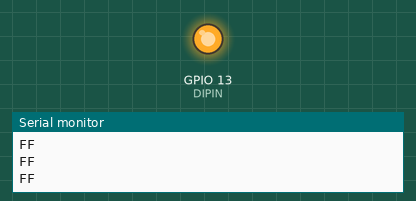
Bench run of a sketch on a simulated ESP8266 (NodeMCU). Shown: output pins drawn as LEDs (lit = HIGH), the last lines printed to the serial monitor. WiFi joins after 1.5 s; servers stay silent unless stated; the local clock reads 2024-03-15 10:24:30 at power-on unless the sketch sets it; pins used as bus, display or sensor lines are not drawn.

Above: at 0.1 s.
At 38.1 s:
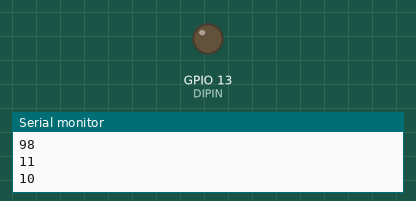
Timing chart, 0 to 40.0 s (numbered marks = the images above):
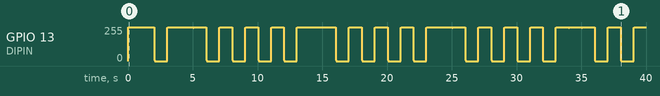

The sketch:

SMS0609_ESP8266_WifiClock.ino
```cpp
// Author: nhan.pro41
// Build date: 8/3013
#include <time.h>
#include <Ticker.h>
#include <ESP8266WiFi.h>

Ticker flip;
#define CLKPIN 12
#define DIPIN 13
const char *ssid = " nnn";  // SSID
const char *password = "nnn";

String dayOfWeek, thang, ngay, gio, phut, giay, nam;
int hour, minute, sec;

#define NUMBERS 6
//
unsigned char Num1_Ram;  //
unsigned char Num2_Ram;  //
unsigned char Num3_Ram;  //
unsigned char Num4_Ram;
unsigned char Num5_Ram;  //
unsigned char Num6_Ram;  //
unsigned char buf;
// 1-7 seg : EDCHBAFG  , need to change if your LCD is diferrents
//unsigned char NUMCODETAB[] = { 0xEE, 0x28, 0xCD, 0x6D, 0x2B, 0x67, 0xE7, 0x2C, 0xEF, 0x6F }; // noninverted

unsigned char NUMCODETAB[] = { 0x11, 0xD7, 0x32, 0x92, 0xD4, 0x98, 0x18, 0xD3, 0x10, 0x90 };  // 0,1,2,..9 inverted

void setup() {
  // put your setup code here, to run once:
  Serial.begin(9600);
  pinMode(CLKPIN, OUTPUT);
  pinMode(DIPIN, OUTPUT);

  Serial.println("Connecting Wifi.....");
  WiFi.begin(ssid, password);

  String IPaddress = WiFi.localIP().toString();
  Serial.println(IPaddress);
  configTime(7 * 3600, 0, "pool.ntp.org", "time.nist.gov");
  updateTime();
  while (nam.toInt() < 2000) {

    updateTime();
    Serial.println("years < 2000");
    delay(1000);
  }
  flip.attach(1, interrupTimer);
  clear_LCD();
}

void loop() {
}
void interrupTimer() {

  sec++;
  if (sec == 60) {
    minute++;
    sec = 0;
  }

  if (minute == 60) {
    hour++;
    minute = 0;
  }
  if (hour == 24) {
    hour = 0;
    updateTime();
    Serial.println("update time after 24h");
  }
  Serial.print(hour);
  Serial.print(":");
  Serial.print(minute);
  Serial.print(":");
  Serial.println(sec);
  numfill();
  //clear_LCD();
  display_LCD();
}
void updateTime() {
  time_t now = time(nullptr);
  String data = ctime(&now);
  // Serial.println("updated time");

  String ngayTrongTuan = data.substring(0, 3);
  String month = data.substring(4, 7);
  ngay = data.substring(8, 10);
  gio = data.substring(11, 13);
  phut = data.substring(14, 16);
  giay = data.substring(17, 19);
  nam = data.substring(20, 24);
  //Biến đổi
  ngayTrongTuan.toUpperCase();
  ngay.trim();
  if (ngayTrongTuan == "MON")
    dayOfWeek = "MONDAY";
  else if (ngayTrongTuan == "TUE")
    dayOfWeek = "TUESDAY";
  else if (ngayTrongTuan == "WED")
    dayOfWeek = "WEDNESDAY";
  else if (ngayTrongTuan == "THU")
    dayOfWeek = "THURSDAY";
  else if (ngayTrongTuan == "FRI")
    dayOfWeek = "FRIDAY";
  else if (ngayTrongTuan == "SAT")
    dayOfWeek = "SATURDAY";
  else if (ngayTrongTuan == "SUN")
    dayOfWeek = "SUNDAY";
  if (ngay.toInt() < 10) {
    ngay = "0" + ngay;
  }
  if (month == "Jan")
    thang = "01";
  else if (month == "Feb")
    thang = "02";
  else if (month == "Mar")
    thang = "03";
  else if (month == "Apr")
    thang = "04";
  else if (month == "May")
    thang = "05";
  else if (month == "Jun")
    thang = "06";
  else if (month == "Jul")
    thang = "07";
  else if (month == "Aug")
    thang = "08";
  else if (month == "Sep")
    thang = "09";
  else if (month == "Oct")
    thang = "10";
  else if (month == "Nov")
    thang = "11";
  else if (month == "Dec")
    thang = "12";
  hour = gio.toInt();
  minute = phut.toInt();
  sec = giay.toInt();
}
void clear_LCD() {
  //Clear LCD
  for (int i = 0; i < 7; i++) {
    transbyte(0xff);
  }
}
void transbyte(unsigned char d) {
  Serial.println(d, HEX);
  unsigned char i;
  for (i = 0; i < 8; i++) {
    if ((d & 0x1) == 0x1)
      transbit(1);
    else
      transbit(0);
    d >>= 1;
  }
}
void transbit(int d) {

  digitalWrite(DIPIN, d);
  digitalWrite(DIPIN, d); // nothing but a bit of delay

  digitalWrite(CLKPIN, 1);
  digitalWrite(CLKPIN, 1); // nothing but a bit of delay

  digitalWrite(CLKPIN, 0);
  digitalWrite(CLKPIN, 0);// nothing but a bit of delay

  digitalWrite(CLKPIN, 1);
  digitalWrite(CLKPIN, 1);// nothing but a bit of delay
}

void numfill() {
  int conv1 = hour / 10;  //
  int conv2 = hour % 10;  //
  Num1_Ram = conv1;       //num6
  Num2_Ram = conv2;       //num5

  conv1 = minute / 10;  //
  conv2 = minute % 10;
  Num3_Ram = conv1;  //num4
  Num4_Ram = conv2;  //num3

  conv1 = sec / 10;  //
  conv2 = sec % 10;
  Num5_Ram = conv1;  //num2
  Num6_Ram = conv2;  //num1
}
void display_LCD() {

  transbyte(0xFC); // display 2 dot colmum
  //LCDBUF+0
  buf = 0x00;
  buf |= NUMCODETAB[Num1_Ram];
  transbyte(buf);

  //LCDBUF+1
  buf = 0x00;
  buf |= NUMCODETAB[Num2_Ram];
  transbyte(buf);


  //LCDBUF+2
  buf = 0x00;
  buf |= NUMCODETAB[Num3_Ram];
  transbyte(buf);

  //LCDBUF+3
  buf = 0x00;
  buf |= NUMCODETAB[Num4_Ram];
  transbyte(buf);

  buf = 0x00;
  buf |= NUMCODETAB[Num5_Ram];
  transbyte(buf);

  buf = 0x00;
  buf |= NUMCODETAB[Num6_Ram];
  // if ((Z5_Ram & Z5_BMASK) == 0)
  //  buf |= 0x01;
  transbyte(buf);
}
```
